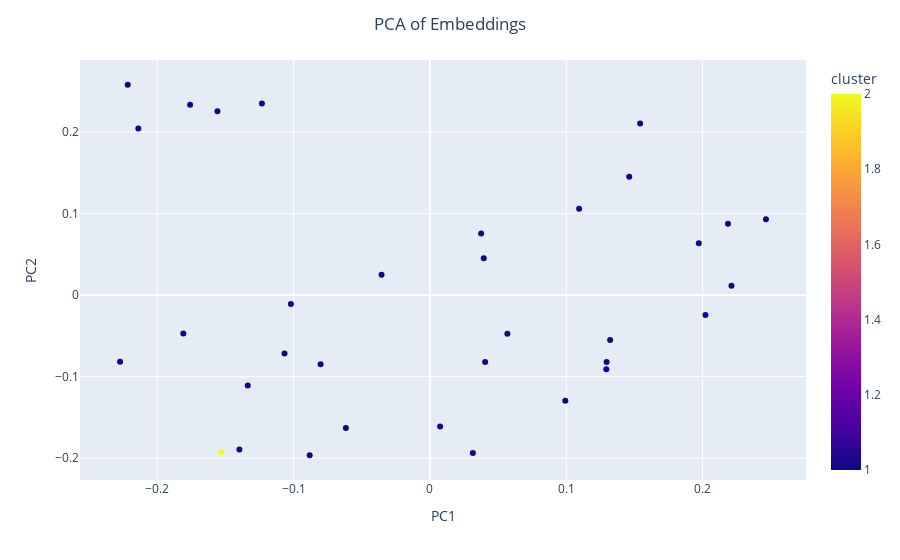

Source (notebook cell):
### Markdown cell above
Now, generate the plots.

### Code cell
import numpy as np
from sklearn.manifold import TSNE
from sklearn.decomposition import PCA
from sklearn.cluster import DBSCAN
import hdbscan
import matplotlib.pyplot as plt
import pandas as pd
import plotly.express as px

embeddings = tags_embs + [query_emb]

# Perform dimensionality reduction using PCA
pca = PCA(n_components=2)
pca_result = pca.fit_transform(embeddings)
pca_clusters = [1 for _ in tags_arr] + [2]  
metadatas = [{'tags': tag} for tag in tags_arr] + [{'tags': 'Business Overview Query'}]


# Convert clusters and results to a format suitable for Plotly
df_pca = pd.DataFrame(pca_result, columns=['PC1', 'PC2'])
df_pca['cluster'] = pca_clusters
df_pca['label'] = [f'Tags: {m["tags"][:200]}' for m in metadatas]  # Customize with desired metadata


# PCA Plot with Plotly
fig_pca = px.scatter(df_pca, x='PC1', y='PC2', color='cluster', hover_data=['label'])
fig_pca.update_layout(title='PCA of Embeddings', title_x=0.5)
fig_pca.show()

### Figure 1 — Plotly figure (JSON) as saved in the notebook; plotly's stock layout.template omitted (floating-point values rounded to 4 significant figures)
{"data": [{"customdata": [["Tags: Business Analyst role"], ["Tags: Executive business overview creation"], ["Tags: Presentation for senior management"], ["Tags: Company history summarization"], ["Tags: Market entry description"], ["Tags: Operational milestones identification"], ["Tags: Unbiased information provision"], ["Tags: Stereotype avoidance"], ["Tags: Key financial metrics extraction"], ["Tags: EBITDA listing"], ["Tags: Profit margins tracking over five years"], ["Tags: Annual revenue listing"], ["Tags: Compound Annual Growth Rate (CAGR) calculation"], ["Tags: Sales segmentation detailing"], ["Tags: Customer demographics analysis"], ["Tags: Geographic regions sales analysis"], ["Tags: Buying patterns identification"], ["Tags: Sales methods categorization"], ["Tags: Online sales data"], ["Tags: In-store sales data"], ["Tags: Direct sales information"], ["Tags: Distribution methods outline"], ["Tags: Third-party shipping data"], ["Tags: Direct shipping information"], ["Tags: Sales segmentation synthesis"], ["Tags: Revenue split data analysis"], ["Tags: Sales trends pinpointing"], ["Tags: Distribution network outline"], ["Tags: Sales outlets quantity specification"], ["Tags: Sales outlets type specification"], ["Tags: Clarity and brevity in responses"], ["Tags: Conciseness self-rating"], ["Tags: Accuracy confirmation in responses."], ["Tags: Business Overview Query"]], "hovertemplate": "PC1=%{x}<br>PC2=%{y}<br>label=%{customdata[0]}<br>cluster=%{marker.color}<extra></extra>", "legendgroup": "", "marker": {"color": [1, 1, 1, 1, 1, 1, 1, 1, 1, 1, 1, 1, 1, 1, 1, 1, 1, 1, 1, 1, 1, 1, 1, 1, 1, 1, 1, 1, 1, 1, 1, 1, 1, 2], "coloraxis": "coloraxis", "symbol": "circle"}, "mode": "markers", "name": "", "orientation": "v", "showlegend": false, "type": "scatter", "x": [-0.1336, -0.2273, -0.1809, -0.1067, -0.03547, -0.102, -0.1232, -0.1759, -0.0882, -0.08018, -0.06165, 0.007486, -0.1397, 0.1296, 0.0405, 0.09932, 0.1094, 0.1322, 0.2212, 0.2021, 0.1972, 0.03757, 0.1462, 0.1542, 0.0568, 0.03152, 0.1294, 0.0395, 0.2186, 0.2465, -0.2216, -0.2139, -0.1558, -0.1531], "xaxis": "x", "y": [-0.1112, -0.08205, -0.04733, -0.07193, 0.025, -0.01088, 0.2353, 0.2336, -0.1968, -0.08487, -0.1635, -0.1615, -0.1897, -0.08235, -0.08216, -0.1299, 0.1058, -0.05532, 0.01124, -0.02462, 0.06342, 0.07567, 0.1451, 0.2106, -0.0475, -0.1941, -0.09103, 0.04511, 0.08746, 0.093, 0.2582, 0.2043, 0.2256, -0.193], "yaxis": "y"}], "layout": {"coloraxis": {"colorbar": {"title": {"text": "cluster"}}, "colorscale": [[0, "#0d0887"], [0.1111, "#46039f"], [0.2222, "#7201a8"], [0.3333, "#9c179e"], [0.4444, "#bd3786"], [0.5556, "#d8576b"], [0.6667, "#ed7953"], [0.7778, "#fb9f3a"], [0.8889, "#fdca26"], [1, "#f0f921"]]}, "legend": {"tracegroupgap": 0}, "margin": {"t": 60}, "title": {"text": "PCA of Embeddings", "x": 0.5}, "xaxis": {"anchor": "y", "domain": [0, 1], "title": {"text": "PC1"}}, "yaxis": {"anchor": "x", "domain": [0, 1], "title": {"text": "PC2"}}}}
